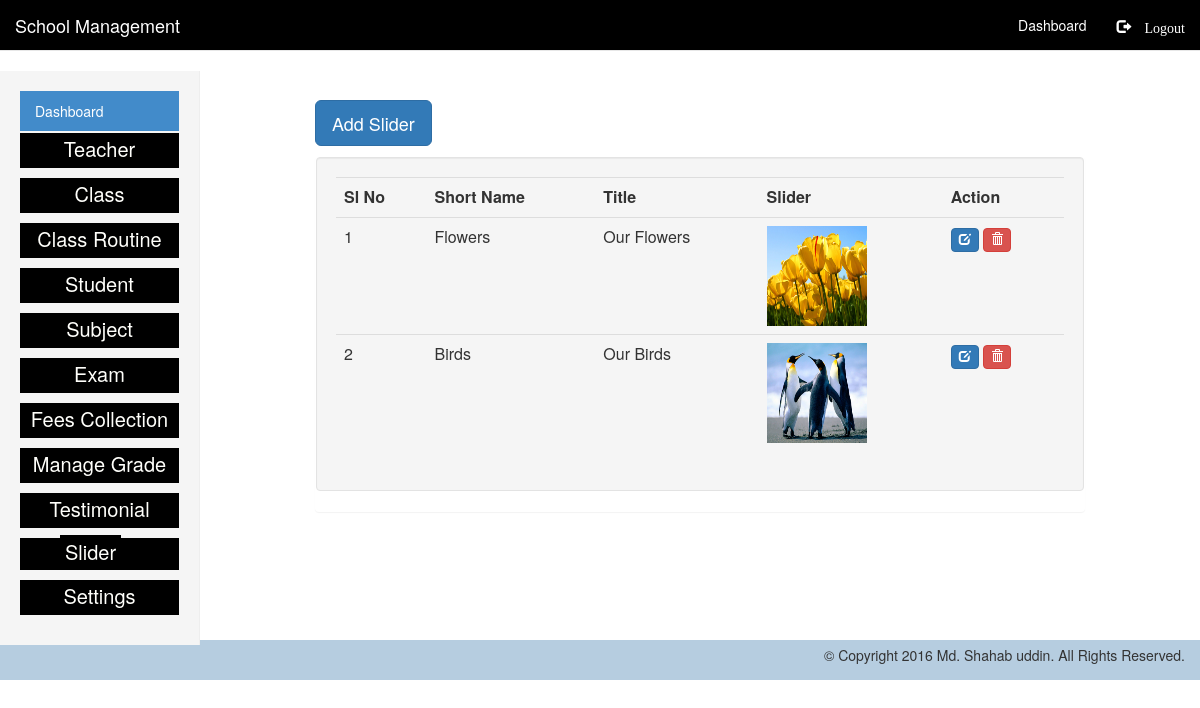
The app's page /index.php/dashboard/addSlider with its own data.
### tables this page shows
CREATE TABLE `sliders` (
  `slider_id` int(15) NOT NULL,
  `shortname` varchar(255) NOT NULL,
  `title` varchar(255) NOT NULL,
  `slider` varchar(255) NOT NULL,
  `created` date DEFAULT NULL,
  `updated` date DEFAULT NULL,
  `deleted` date DEFAULT NULL
);

### application/controllers/Dashboard.php (called while the page is built, shortened)
<?php
class Dashboard extends CI_Controller {
    public $baseurl;
    public function __construct() {
        $this->baseurl = $this->config->item('base_url');
        $this->load->helper("url");
        $this->load->model('Dashboardmodel');
    }
    public function addSlider() {
        $data['baseurl'] = $this->baseurl;
        $config['base_url'] = $this->baseurl . ('index.php/Dashboard/addSlider/');
        $config['total_rows'] = $this->db->count_all('sliders');
        $config['per_page'] = "3";
        $config['uri_segment'] = 3;
        $choice = $config['total_rows'] / $config['per_page'];
        $config['num_links'] = floor($choice);
        $config['full_tag_open'] = '<ul class="pagination">';
        $config['full_tag_close'] = '</ul>';
        $config['first_link'] = false;
        $config['last_link'] = false;
        $config['first_tag_open'] = '<li>';
        $config['first_tag_close'] = '</li>';
        $config['prev_link'] = '&laquo';
        $config['prev_tag_open'] = '<li class="prev">';
        $config['prev_tag_close'] = '</li>';
        $config['next_link'] = '&raquo';
        $config['next_tag_open'] = '<li>';
        $config['next_tag_close'] = '</li>';
        $config['last_tag_open'] = '<li>';
        $config['last_tag_close'] = '</li>';
        $config['cur_tag_open'] = '<li class="active"><a href="#">';
        $config['cur_tag_close'] = '</a></li>';
        $config['num_tag_open'] = '<li>';
        $config['num_tag_close'] = '</li>';
        $this->pagination->initialize($config);
        $data['page'] = ($this->uri->segment(3)) ? $this->uri->segment(3) : 0;
        $this->load->model('Dashboardmodel');
        $data['allslider'] = $this->Dashboardmodel->getSlider($config["per_page"], $data['page']);
        $data['pagination'] = $this->pagination->create_links();
        $this->load->view('dashboard/header', $data);
        $this->load->view('dashboard/sidebar', $data);
        $this->load->view('dashboard/slider/addSlider', $data);
        $this->load->view('dashboard/footer', $data);
    }
}

### index.php (called while the page is built, shortened)
<?php
require_once BASEPATH.'core/CodeIgniter.php';

### application/models/Dashboardmodel.php (called while the page is built, shortened)
<?php
class Dashboardmodel extends CI_Model {
    public function getSlider($limit, $start) {
        $this->db->select('*');
        $this->db->from('sliders');
        $this->db->limit($limit, $start);
        $query = $this->db->get();
        return $query->result();
    }
}

### application/views/dashboard/slider/addSlider.php (the view, shortened to what this page needs)
<section class="slidersectionadd">
    <div class="col-md-offset-1 col-md-8 col-md-offset-1">
        <div class="logo">
            <button type="button" class="btn btn-primary btn-lg" data-toggle="modal" data-target="#myModal">
                Add Slider
            </button>
            <div class="panel">
                <div class="well">
                    <div class="panel-info">
                        <table class="table table-hover">
                            <tr>
                                <th>Sl No</th>
                                <th>Short Name</th>
                                <th>Title</th>
                                <th>Slider</th>
                                <th>Action</th>
                            </tr>
                            <?php
                            $sl = 0;
                            foreach ($allslider as $single):
                                $sl++;
                                ?>
                                <tr>
                                    <td><?php echo $sl; ?></td>
                                    <td><?php echo $single->shortname; ?></td>
                                    <td><?php echo $single->title; ?></td>
                                    <td>
                                        <img src="<?php echo $baseurl . 'uploads/sliders/' . $single->slider; ?>" width="100" height="100">
                                    </td>
                                    <td>
                                        <?php echo anchor('Dashboard//' . $single->slider_id, ' ', array('class' => 'glyphicon glyphicon-edit btn btn-primary samebtn')); ?>
                                        <?php echo anchor('Dashboard/sliderDelete/' . $single->slider_id, ' ', array('class' => 'glyphicon glyphicon-trash btn btn-danger samebtn', 'onclick' => "return confirm('Do you want to delete it ?')")); ?>
                                    </td>
                                </tr>
                                <?php
                            endforeach;
                            ?>
                        </table>
                    </div>
                </div>
            </div>
        </div>
    </div>
</section>

### asset/css/dashboardstyle.css (style rules this page uses)
.linka { color: #fff; }
.navbar-default .navbar-nav > li > a { color: #fff; }
.alwaysactive { color: #fff; background-color: #428bca; }
.btnextra { cursor: pointer; text-align: center; margin-top: 2px; background: #000; height: 35px; font-size: 20px; color: #fffffb; padding: 2px 5px; }
.logosection, .slidersectionadd,.testimonialsection,.teacherectionadd,.classsectionadd,.guardianectionadd,.studentsectionadd ,.subjectsectionadd,.examsectionadd,.gradesectionadd,.studentprofile,.teacherprofile,.stdacademicinfo,.editTeacherSection,.manageDaysecion,.managePeriodTime, .manageVanusecion,.createRoutineSection,.stdclsRoutineSection { min-height: 620px; }
.logo,.testimonial,.guardian,.teacher,.class,.student,.subject,.exam,.grade,.editTeacher,.manageDay,.managePeriod,.manageVanu,.createRoutine { margin-top: 80px; }
.samebtn { width: 28px; padding: 2px; margin: 0px; font-size: 12px; height: 24px; }

### records on screen
sliders: shortname "Flowers", title "Our Flowers", slider (picture)
sliders: shortname "Birds", title "Our Birds", slider (picture)

### other values on screen
anchor('Dashboard/index', 'Dashboard', array('class' => 'linka')) "Dashboard"
